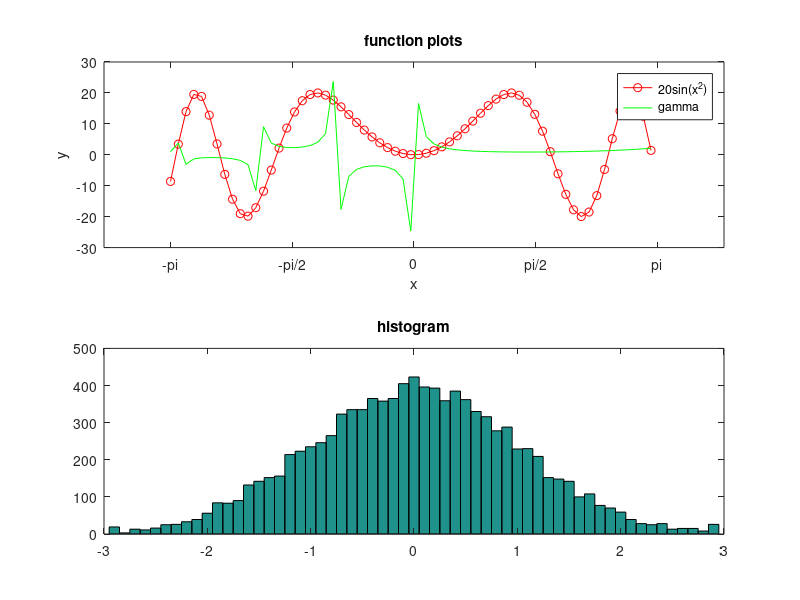
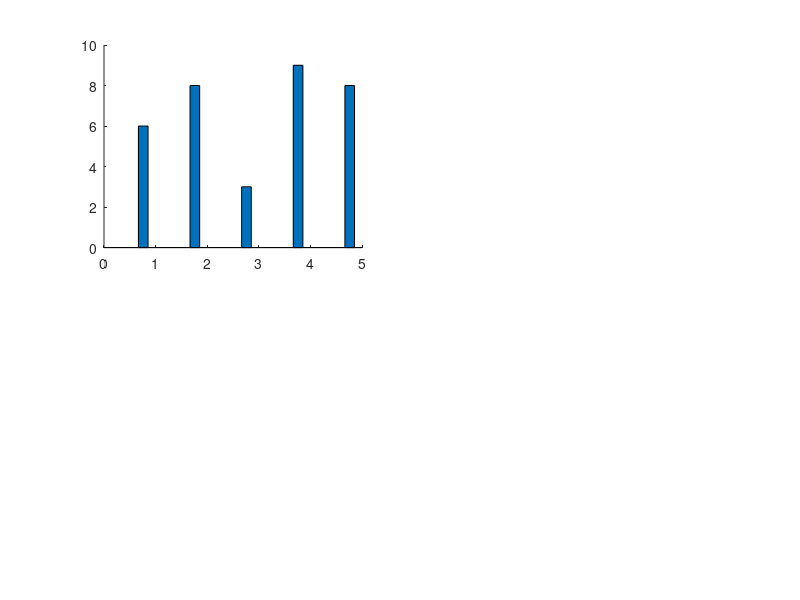

These charts were generated, in order, by the following MATLAB code: (Note: this script raises an error after producing the figures.)
% plot examples
function plot_examples
figure(1);
plot_test1;
figure(2);
plot_test2;
figure(3);
plot_test3;
plot_test4;
plot_test5;
plot_test6;
figure(4);
plot_test7;
% figure(5);
% plot_test8;
return

function plot_test1
subplot(2,1,1);
x = -pi:.1:pi;
y1 = 20*sin(x.^2);
y2 = gamma(x);
plot(x,y1,'-ro',x,y2,'-g');
title('function plots');
xlabel('x');
ylabel('y');
legend('20sin(x^2)','gamma');
set(gca,'XTick',-pi:pi/2:pi)
set(gca,'XTickLabel',{'-pi','-pi/2','0','pi/2','pi'});
subplot(2,1,2);
x = -2.9:0.1:2.9;
y = randn(10000,1);
hist(y,x);
% h=findobj(gca,'Type','patch');
% set(h,'FaceColor','r','EdgeColor','w');
title('histogram');
hold off;
return

function plot_test2
Y = round(rand(5,3)*10);
subplot(2,2,1);
bar(Y,'group');
title('Group');
subplot(2,2,2);
bar(Y,'stack');
title('Stack');
subplot(2,2,3);
barh(Y,'stack');
title('Stack');
subplot(2,2,4);
bar(Y,1.5);
title('Width = 1.5');
hold off;
return

% animation of surface plot
function plot_test3
% divide figure layout into 2x2 quadrants 
%        and place next plot into quardrant 1
subplot(2,2,1); 
Z = peaks; % use peaks function to create 49x49 mesh of Z data
surf(Z); % creat surface plot
axis tight % set axis limits to range of data
set(gca,'nextplot','replacechildren');
for j = 1:20
    surf(sin(2*pi*j/20)*Z,Z); % change plot each time by a sin function
    F(j) = getframe; % return a snapshot of the current axis into F
end
movie(F,2); % Play the movie two times
title('surface animation');
hold off;
return

% animation of line plot
function plot_test4
% another animation
% divide figure layout into 2x2 quadrants and 
%          place next figure into quardrant 2
subplot(2,2,2);
axis tight;
for k = 1:16
    plot(fft(eye(k+16)));
    axis equal;
    M(k) = getframe;
end
movie(M); % play movie once
title('line animation');
hold off;
return

% plot isosurface
function plot_test5
% divide figure layout into 2x2 quadrants 
%        and place next plot into quardrant 1
subplot(2,2,3);
title('3d surface');
[x y z] = meshgrid(1:20,1:20,1:20);
data = sqrt(x.^2 + y.^2 + z.^2);
cdata = smooth3(rand(size(data)),'box',7);
p = patch(isosurface(x,y,z,data,10));
% isonormals(x,y,z,data,p);
isocolors(x,y,z,cdata,p);
set(p,'FaceColor','interp','EdgeColor','none');
view(150,30); 
daspect([1 1 1]); % set equal data aspect ratio for all axes
axis tight;
camlight; % create a light right and up from camera
lighting phong; % set lighting to phong
hold off;
return

% plot isosurface
function plot_test6
subplot(2,2,4);
data = cat(3, [0 .2 0; 0 .3 0; 0 0 0], ...
              [.1 .2 0; 0 1 0; .2 .7 0],...
              [0 .4 .2; .2 .4 0;.1 .1 0]);
data = interp3(data,3,'cubic');
% Draw an isosurface from the volume data and add lights.
% This isosurface uses triangle normals
p1 = patch(isosurface(data,.5),...
'FaceColor','red','EdgeColor','none'); % fill
view(3); 
daspect([1,1,1]); % set equal data aspect ratio for all axes
axis tight; % set axis limits to range of data
camlight(-80,-10); 
lighting phong; 
title('Triangle Normals');
hold off;
return

function plot_test7
axis([0 10 0 10]);
x=[2 4 4 2];
y=[2 2 4 4];
patch(x,y,3);
hold on;
x=[6 8 8 6];
y=[6 6 8 8];
patch(x,y,2);
return

% animation of surface plot and saving in a avi file
function plot_test8
% divide figure layout into 2x2 quadrants 
%        and place next plot into quardrant 1
Z = peaks; % use peaks function to create 49x49 mesh of Z data
surf(Z); % creat surface plot
axis tight % set axis limits to range of data
set(gca,'nextplot','replacechildren');
clear mex; % clear all opened movie files
mov = avifile('plot_example.avi'); % create movie file
mov.Quality = 100;
for j = 1:20
    surf(sin(2*pi*j/20)*Z,Z); % change plot each time by a sin function
    F(j) = getframe; % return a snapshot of the current axis into F
    mov = addframe(mov,F); % add frame to movie file
end
movie(F); % Play the movie just once
title('surface animation');
mov = close(mov); % close movie file
hold off;
return
